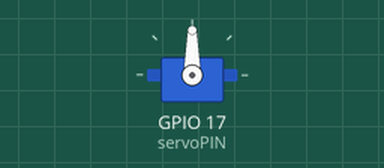
Recording of a program running on a simulated Raspberry Pi (BCM pin numbers). Parts: servo. Servo angles are drawn from the pulse width (0.5 ms = 0°, 2.5 ms = 180°).

Above: at 0.05 s.
At 0.75 s:
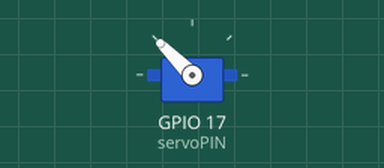
At 1.5 s:
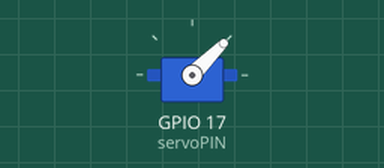
Timing chart, 0 to 4.6 s (numbered marks = the images above):
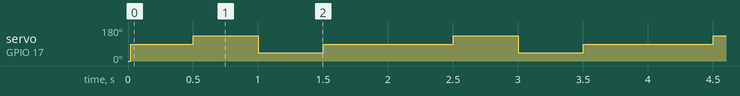

Measured:
- by itself, servo on GPIO 17 (servoPIN): repeats every 2.0 s: 135° 0.50 s, 45° 0.50 s, 90° 1.0 s

The program:

Project_4_Servo_motor_with_RPi.py
```python
import RPi.GPIO as GPIO
import time

# Define the GPIO pin for the servo
servoPIN = 17
GPIO.setwarnings(False)
# Set the GPIO mode to use BCM numbering
GPIO.setmode(GPIO.BCM)

# Configure the GPIO pin as an output
GPIO.setup(servoPIN, GPIO.OUT)

# Create a PWM object with a frequency of 50Hz
p = GPIO.PWM(servoPIN, 50)

# Start the PWM with an initial duty cycle of 2.5% (neutral position)
p.start(2.5)

try:
    while True:
        # Move the servo to 90 degrees (neutral position)
        p.ChangeDutyCycle(7.5)
        time.sleep(0.5)

        # Move the servo to 180 degrees
        p.ChangeDutyCycle(10)
        time.sleep(0.5)

        # Move the servo to 0 degrees
        p.ChangeDutyCycle(5)
        time.sleep(0.5)

        # Move the servo back to 90 degrees
        p.ChangeDutyCycle(7.5)
        time.sleep(0.5)

except KeyboardInterrupt:
    # Stop the PWM and clean up the GPIO settings
    p.stop()
    GPIO.cleanup()
```
